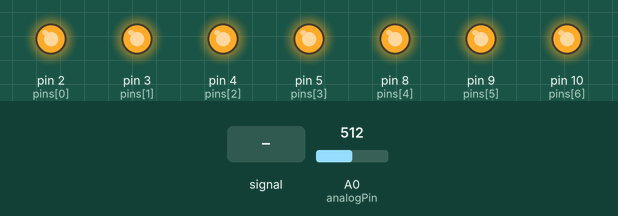
Simulated run of this sketch. Board: Arduino Uno, built with avr-gcc and run on an emulated ATmega328P. On the bench: output pins drawn as LEDs (lit = HIGH). Inputs (shaded band) come from the test bench; at power-on: A0 (analogPin) = 512. Pins used as bus, display or sensor lines are not drawn.

Above: at 1.2 s.
1.3 s: A0 (analogPin) fed a 200 Hz sine of ±460 counts around its level
At 1.48 s:
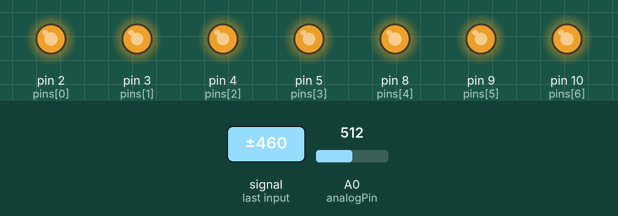
4.3 s: A0 (analogPin) set to 100
At 4.7 s:
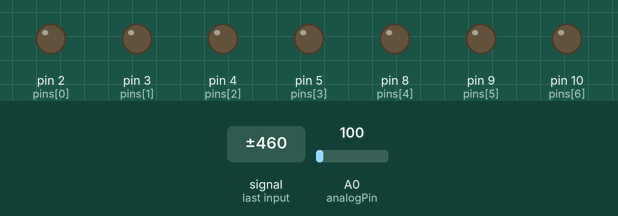
5.8 s: A0 (analogPin) set to 120
At 6.3 s:
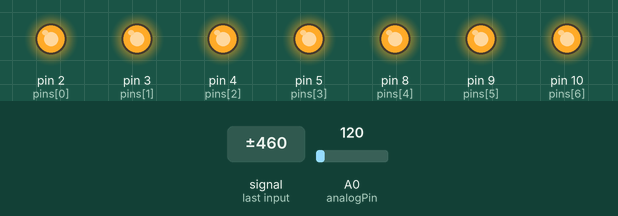
7.3 s: A0 (analogPin) fed a 200 Hz sine of ±81 counts around its level
10.3 s: A0 (analogPin) set to 0
11.8 s: A0 (analogPin) set to 122
At 13.2 s:
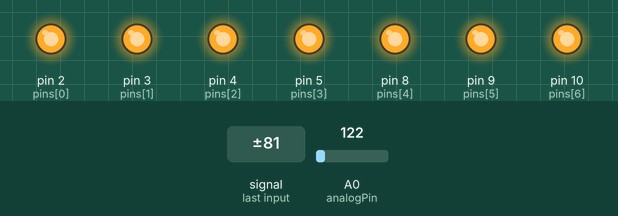
Timing chart, 0 to 14.3 s (numbered marks = the images above; inputs shaded):
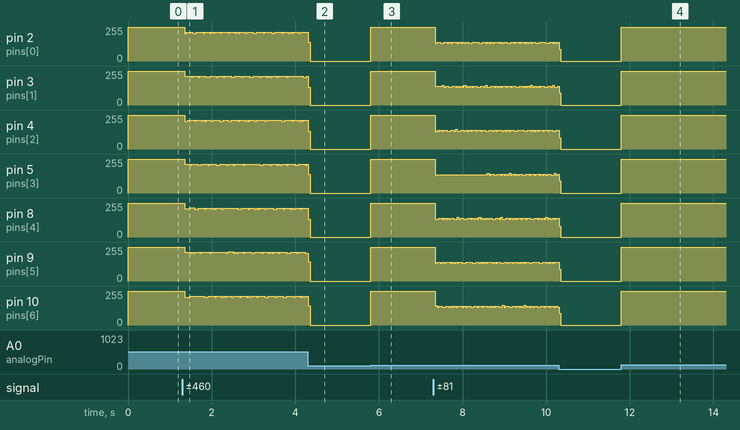

Measured:
- the behaviour switches between 110 and 111 on A0 (analogPin) (found by bisection; images 2 and 3)
- after the input at 5.8 s, pin 2 (pins[0]), pin 3 (pins[1]), pin 4 (pins[2]), pin 5 (pins[3]), pin 8 (pins[4]), pin 9 (pins[5]), pin 10 (pins[6]): 0/255 → 255/255 at once
- after the input at 11.8 s, pin 2 (pins[0]), pin 3 (pins[1]), pin 4 (pins[2]), pin 5 (pins[3]), pin 8 (pins[4]), pin 9 (pins[5]), pin 10 (pins[6]): 0/255 → 255/255 at once

The sketch:

Christmasqualizer.ino
```cpp
// (licence header left out)
//
// MSGEQ7 interface pins. See above link for more info.
//
int analogPin = A0;
int strobePin = 11;
int resetPin = 12;


//
// Control pins, from lows to highs in the audio range.
// This MUST have seven values to work correctly.
//
int pins[] = { 2, 3, 4, 5, 8, 9, 10 };


//
// No real need to edit past here.
//
void setup() {
 Serial.begin(9600);
 pinMode(analogPin, INPUT);
 pinMode(strobePin, OUTPUT);
 pinMode(resetPin, OUTPUT);
 analogReference(DEFAULT);

 for (int i = 0; i < 7; i++) {
  pinMode(pins[i], OUTPUT);
 }

 digitalWrite(resetPin, LOW);
 digitalWrite(strobePin, HIGH);
}

void loop() {
  digitalWrite(resetPin, HIGH);
  digitalWrite(resetPin, LOW);

  for (int i = 0; i < 7; i++) {
    digitalWrite(strobePin, LOW);
    delayMicroseconds(30);
    int value = analogRead(analogPin);

    if ( value > 110 ) {
     digitalWrite(pins[i], HIGH);
    } else if ( value < 110 ) {
     digitalWrite(pins[i], LOW);
    }

    digitalWrite(strobePin, HIGH);
  }
 }
```
